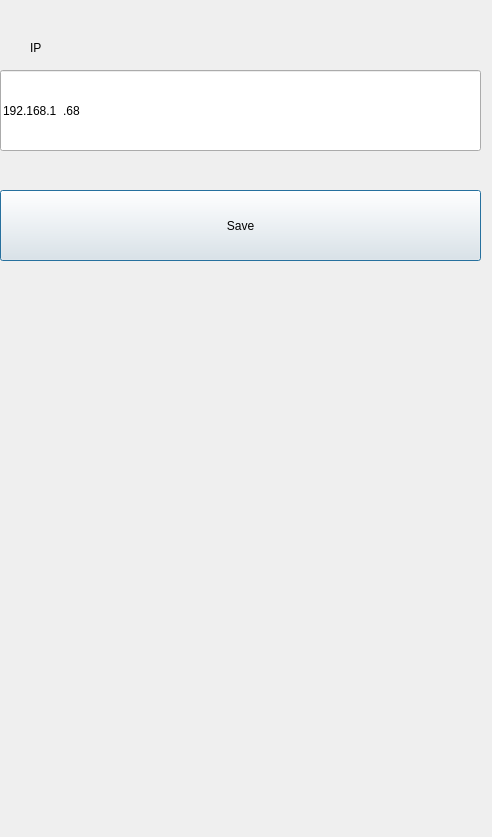
<?xml version="1.0" encoding="UTF-8"?>
<ui version="4.0">
 <class>formCameraID</class>
 <widget class="QDialog" name="formCameraID">
  <property name="geometry">
   <rect>
    <x>0</x>
    <y>0</y>
    <width>492</width>
    <height>837</height>
   </rect>
  </property>
  <property name="windowTitle">
   <string>Dialog</string>
  </property>
  <property name="autoFillBackground">
   <bool>false</bool>
  </property>
  <widget class="QLineEdit" name="txtIp">
   <property name="geometry">
    <rect>
     <x>0</x>
     <y>70</y>
     <width>481</width>
     <height>81</height>
    </rect>
   </property>
   <property name="inputMask">
    <string>999.999.999.999</string>
   </property>
   <property name="text">
    <string>192.168.1.68</string>
   </property>
  </widget>
  <widget class="QLabel" name="labelIP">
   <property name="geometry">
    <rect>
     <x>30</x>
     <y>7</y>
     <width>141</width>
     <height>81</height>
    </rect>
   </property>
   <property name="text">
    <string>IP</string>
   </property>
  </widget>
  <widget class="QPushButton" name="pushButton">
   <property name="geometry">
    <rect>
     <x>0</x>
     <y>190</y>
     <width>481</width>
     <height>71</height>
    </rect>
   </property>
   <property name="text">
    <string>Save</string>
   </property>
  </widget>
 </widget>
 <resources/>
 <connections/>
</ui>
